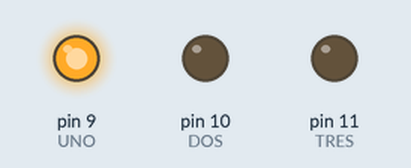
Simulated run of this sketch. Board: Arduino Uno, built with avr-gcc and run on an emulated ATmega328P. Shown: output pins drawn as LEDs (lit = HIGH).

Above: at 0.2 s.
At 0.7 s:
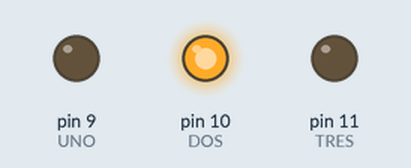
At 2.7 s:
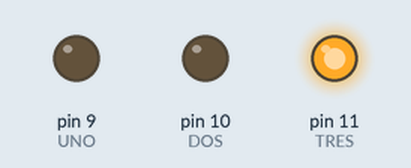
Timing chart, 0 to 3.5 s (numbered marks = the images above):
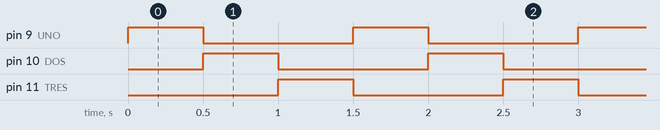

Measured:
- by itself, pin 9 (UNO), pin 10 (DOS), pin 11 (TRES): alternates HIGH for 0.50 s and LOW for 1.0 s
- by itself, everything shown: repeats every 1.5 s, in 3 steps

The sketch:

mirprimerprgramaarduino.ino
```cpp
int UNO = 9;
int DOS = 10;
int TRES = 11;

void setup() {
  pinMode(UNO, OUTPUT);
  pinMode(DOS, OUTPUT);
  pinMode(TRES, OUTPUT);
}

void loop() {
  digitalWrite(TRES, LOW);
  digitalWrite(UNO, HIGH);
  delay(500);
  digitalWrite(UNO, LOW);
  digitalWrite(DOS, HIGH);
  delay(500);
  digitalWrite(DOS, LOW);
  digitalWrite(TRES, HIGH);
  delay(500);
}
```
